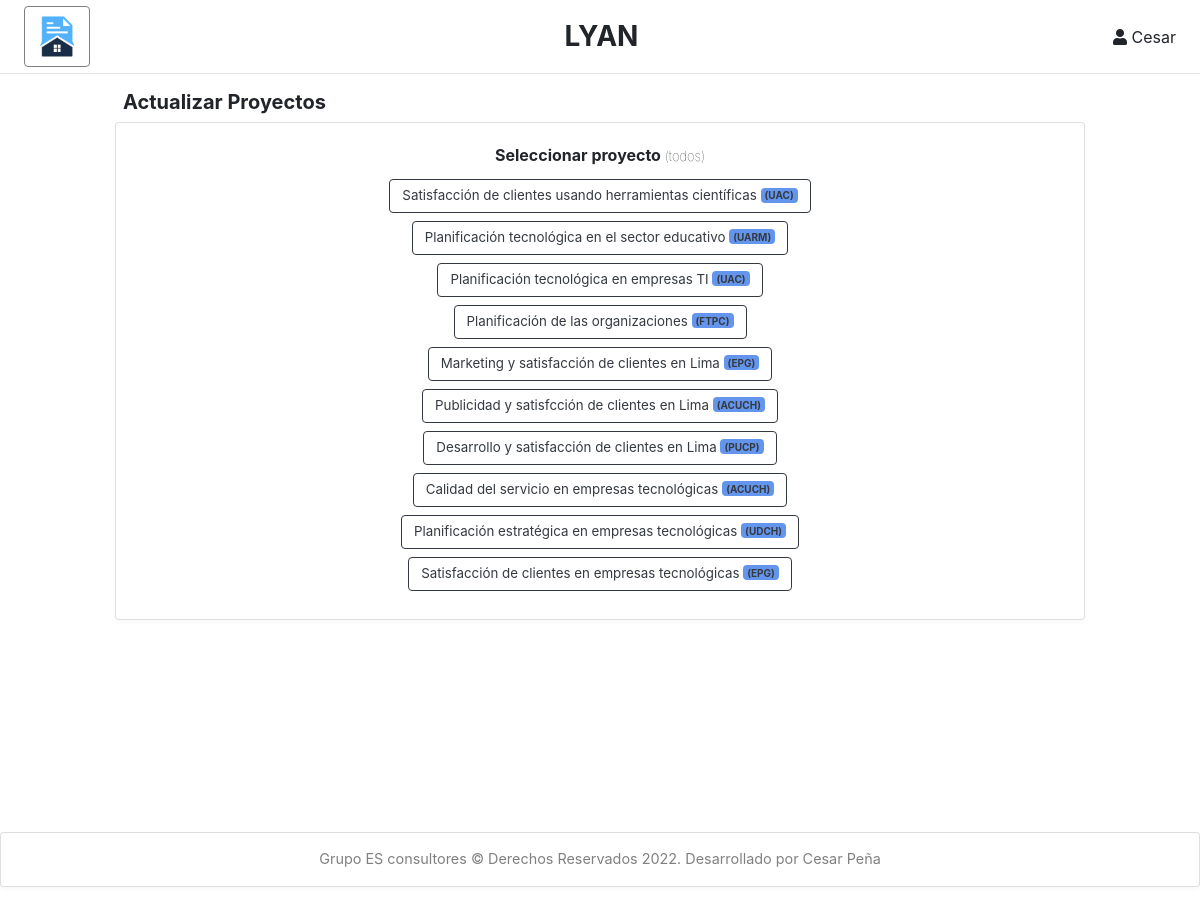
Screenshot of /project/list (signed in) with the database file from the repository.
### tables this page shows
CREATE TABLE "project_info" (
	"pro_id"	INTEGER,
	"pro_title"	TEXT,
	"pro_uni"	INTEGER,
	"pro_department"	INTEGER,
	"pro_province"	INTEGER,
	"pro_district"	INTEGER,
	"pro_career"	TEXT,
	"pro_comment"	TEXT,
	"pro_type_a"	INTEGER,
	"pro_type_m"	INTEGER,
	"pro_n_articles"	INTEGER,
	"pro_n_process"	INTEGER,
	"pro_user"	INTEGER,
	"pro_created"	TEXT,
	PRIMARY KEY("pro_id" ASC),
	FOREIGN KEY("pro_user") REFERENCES "user"("id") ON DELETE NO ACTION ON UPDATE NO ACTION,
	FOREIGN KEY("pro_department") REFERENCES "ubigeo_departments"("id"),
	FOREIGN KEY("pro_province") REFERENCES "ubigeo_provinces"("id"),
	FOREIGN KEY("pro_uni") REFERENCES "uni_info"("uni_id")
);

CREATE TABLE "uni_info" (
	"uni_id"	INTEGER,
	"uni_name"	TEXT UNIQUE,
	"uni_nickname"	TEXT,
	"uni_type"	TEXT,
	"uni_validity"	TEXT,
	"uni_venues"	TEXT,
	"uni_active"	INTEGER,
	"uni_created"	TEXT,
	"uni_updated"	TEXT,
	PRIMARY KEY("uni_id" AUTOINCREMENT)
);

### main.py (the view)
@main.route('/project/list')
def project_list():
    if current_user.is_authenticated:
        list_projects = get_listProjects()
        return render_template('project_list.html', name=current_user.name.split()[0], projects=list_projects)
    else:
        return render_template('login.html')

### templates/project_list.html
{% extends "layout_home.html" %}
{% block content %}
<div class="content">
    <div class="container" style="max-width: 1000px;">
        <div class="row">
            <div class="col-md-12 col-lg-12">
                <h5 style="padding: 0.5rem; margin-bottom: 0;"><b>Actualizar Proyectos</b></h5>
                <div class="card">
                    <div class="card-body text-center">
                        <p class="card-title-form" style="margin-bottom: 0.75rem;">Seleccionar proyecto <span style="font-size: small; font-weight: 100;">(todos)</span></p>
                        {% for project in projects %}
                        <a href="{{ url_for('main.upload_home', id=project.pro_id) }}">
                            <button type="button" class="btn btn-outline-dark mb-2">{{project.pro_title}} <span class="badge bg-light text-dark" style="background-color:cornflowerblue !important;">({{project.pro_uni}})</span></button><br>
                        </a>
                        {% endfor %}
                    </div>
                </div>
            </div>
        </div>
    </div>
</div>
{% endblock %}

### static/css/master.css (style rules this page uses)
body, h1, .h1, h2, .h2, h3, .h3, h4, .h4, h5, .h5, h6, .h6, p, a, td { -moz-osx-font-smoothing: grayscale; -webkit-font-smoothing: antialiased; }
body { width: 100%; height: 100%; background: #f4f6fa; font-family: "Lato", "Helvetica Neue", Arial, Helvetica, sans-serif; font-size: 1rem; color: #444; }
#body>.content { position: relative; padding: .5rem; }
.card { margin-bottom: 15px; box-shadow: rgba(35, 46, 60, .04) 0 2px 4px 0; }
.card-title-form { margin: 0; font-weight: bold; text-align: center; }
.card-body button { font-size: smaller; }
a, a:hover, a:focus { color: inherit; text-decoration: none; transition: all 0.3s; }

### rows the page displays
project_info: pro_title "Satisfacción de clientes usando herramientas científicas", pro_uni "UAC"
project_info: pro_title "Planificación tecnológica en el sector educativo", pro_uni "UARM"
project_info: pro_title "Planificación tecnológica en empresas TI", pro_uni "UAC"
project_info: pro_title "Planificación de las organizaciones", pro_uni "FTPC"
project_info: pro_title "Marketing y satisfacción de clientes en Lima", pro_uni "EPG"
project_info: pro_title "Publicidad y satisfcción de clientes en Lima", pro_uni "ACUCH"
project_info: pro_title "Desarrollo y satisfacción de clientes en Lima", pro_uni "PUCP"
project_info: pro_title "Calidad del servicio en empresas tecnológicas", pro_uni "ACUCH"
project_info: pro_title "Planificación estratégica en empresas tecnológicas", pro_uni "UDCH"
project_info: pro_title "Satisfacción de clientes en empresas tecnológicas", pro_uni "EPG"

### other values shown
{{ name }} "Cesar"
